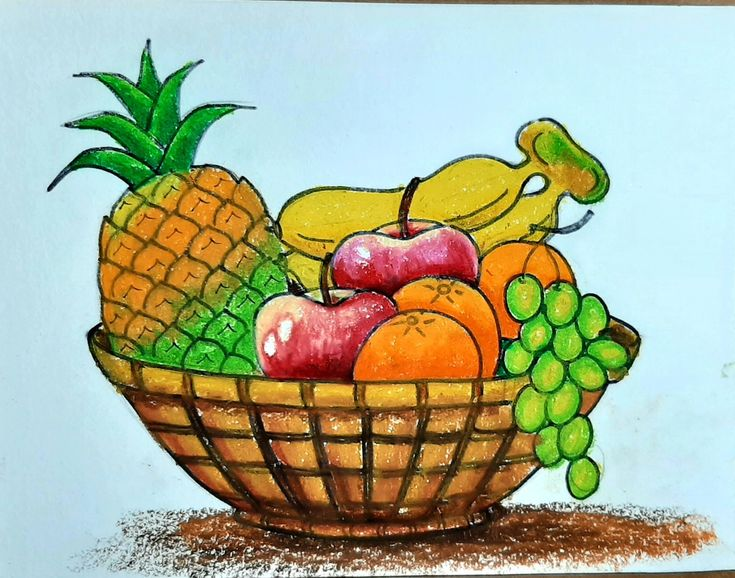
#> input picture images/basket.jpg, 735 x 578 px, found by its file name
$ jupyter execute GaussianBlur_inversion.ipynb
#> lines starting #> are read from the running program, lines starting #| are printed output that depends on the picture; after the words box and inside, x2 and y2 are one past the last pixel; in counts of white or black regions, pixels touching at a corner belong together
[cell 1]
import cv2
import matplotlib.pyplot as plt
import numpy as np

# 1. Write code to apply image blurring using Gaussian blur in OpenCV with Python and explain its effect on the image
img = cv2.imread(r"images\basket.jpg")
#> img is the input picture: shape (578, 735, 3); mean B, G, R 148.7, 176.4, 169.3
a = img.shape
#> a = (578, 735, 3)
print(a)
#| (578, 735, 3)

h, w, c = img.shape
#> h = 578; w = 735; c = 3
print("Dimensions of the image is:\n\nHeight:", h, "pixels\nWidth:", w, "pixels\nNumber of Channels:", c)
#| Dimensions of the image is:
#| Height: 578 pixels
#| Width: 735 pixels
#| Number of Channels: 3
print(img)
#> (printed output is left out)

gray = cv2.cvtColor(img, cv2.COLOR_BGR2GRAY)
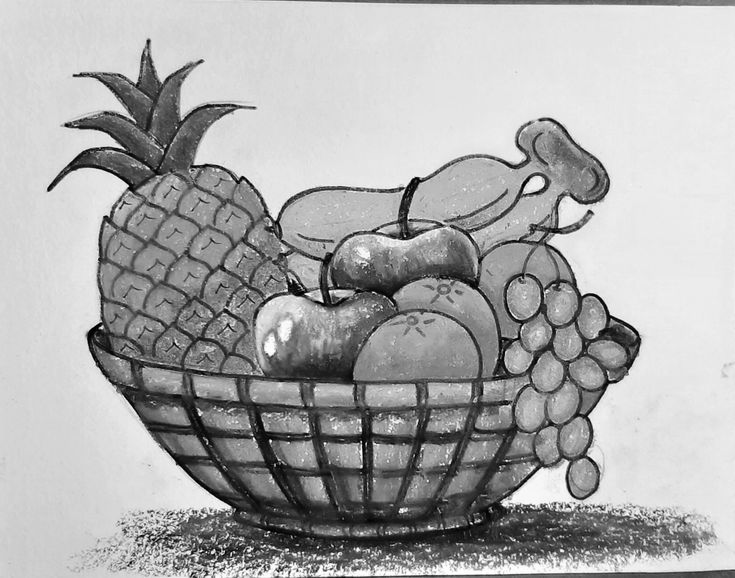
#> gray: shape (578, 735); min 0, max 255, mean 171.2
blurred = cv2.GaussianBlur(gray, (5, 5), 0)

fig, ax = plt.subplots(1, 2, figsize=(18, 18))
ax[0].imshow(gray, cmap='gray')
ax[1].imshow(blurred, cmap='gray')
ax[0].axis('off')
ax[1].axis('off')

# 2. How would you perform image inversion (negation) using OpenCV in Python, and what is its significance in image processing?
inverted = 255 - img
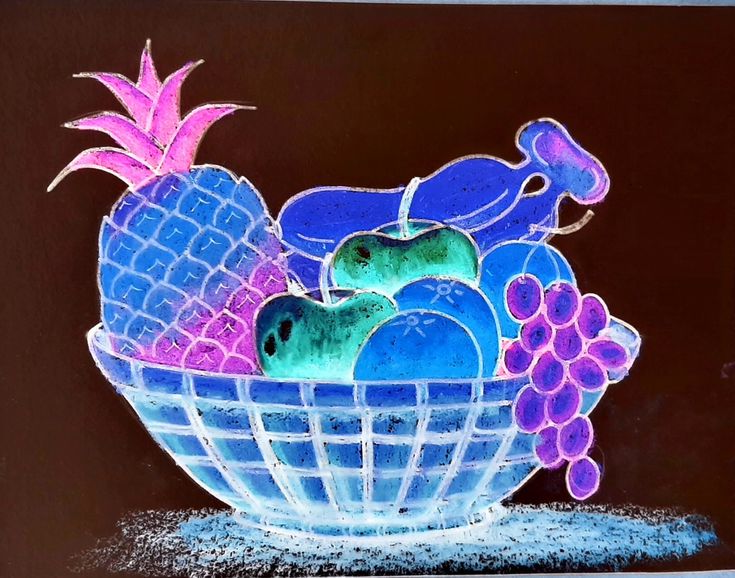
#> inverted: shape (578, 735, 3); mean B, G, R 106.3, 78.6, 85.7
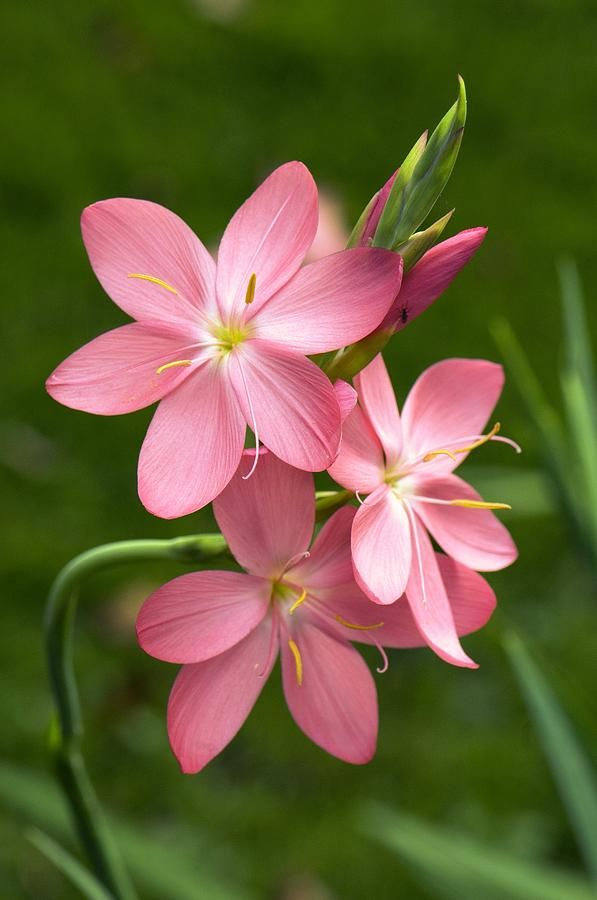
#> input picture images/flowers.jpg, 597 x 900 px, found by its file name
#> further down, colored_image is the input picture: shape (900, 597, 3); mean B, G, R 56.5, 94.9, 104.3

# Display the original and inverted images
cv2.imshow('Original Image', img)
cv2.imshow('Inverted Image', inverted)
cv2.waitKey(0)
cv2.destroyAllWindows()

# 3. Write a Python function using OpenCV to convert a colored image to a binary image
def colored_to_binary(threshold_value):
    # Convert the image to grayscale
#> called with threshold_value = 100
    grayscale_image = cv2.cvtColor(colored_image, cv2.COLOR_BGR2GRAY)
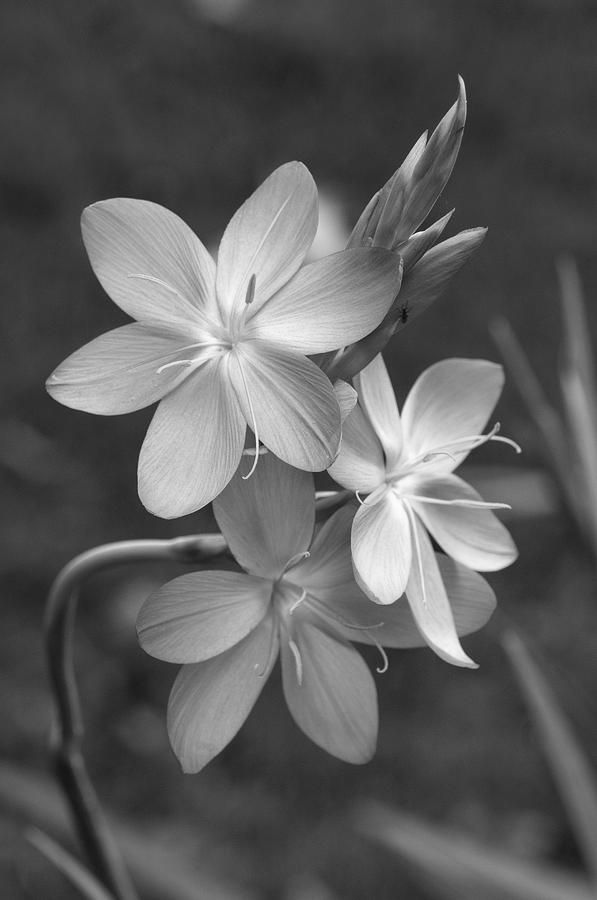
#> grayscale_image: shape (900, 597); min 7, max 254, mean 93.3

    # Apply binary thresholding
    _, binary_image = cv2.threshold(grayscale_image, threshold_value, 255, cv2.THRESH_BINARY)
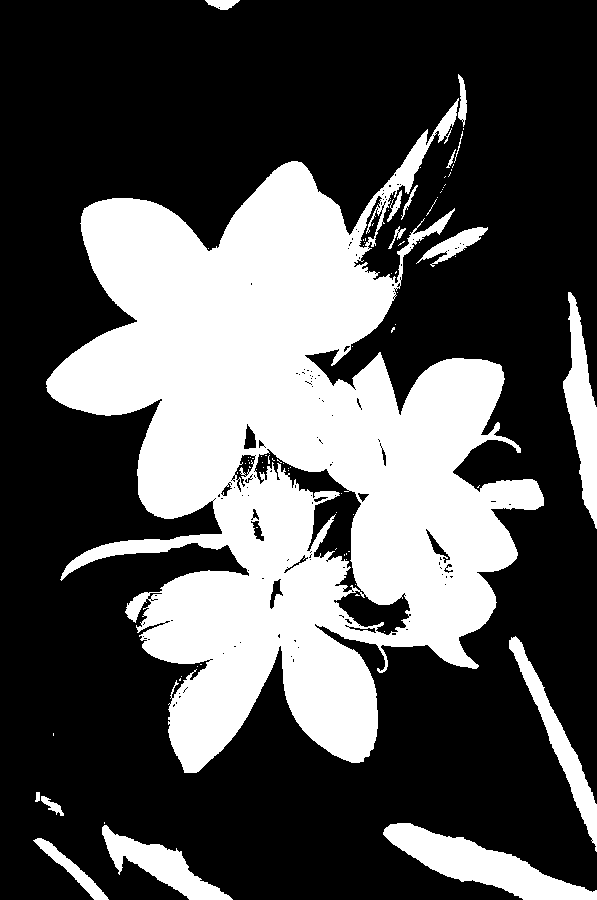
#> binary_image: shape (900, 597); 33% white; 83 white regions (67 under 20 px), largest, box (x1, y1, x2, y2) and area: (46, 98, 544, 773) 157163, (383, 823, 597, 900) 6401, (563, 292, 597, 529) 3921

    return binary_image

colored_image = cv2.imread(r".\images\flowers.jpg")
threshold_value = 100
binary_image = colored_to_binary(threshold_value)

# Display the original and binary image
cv2.imshow('Original Image', colored_image)
cv2.imshow('Binary Image', binary_image)
cv2.waitKey(0)
cv2.destroyAllWindows()

# 4. How would you translate an image horizontally by a specified number of pixels using OpenCV in Python?
# Number of pixels to shift
shift_pixels = 100

# Get image dimensions
height, width = colored_image.shape[:2]
#> height = 900; width = 597

# Create an empty image with the same dimensions
translated_image = np.zeros_like(colored_image)

# Loop through each row of the image
for y in range(height):
    new_y = y
    if 0 <= y < height:
        new_y = (y + shift_pixels) % height
    translated_image[new_y, :] = colored_image[y, :]
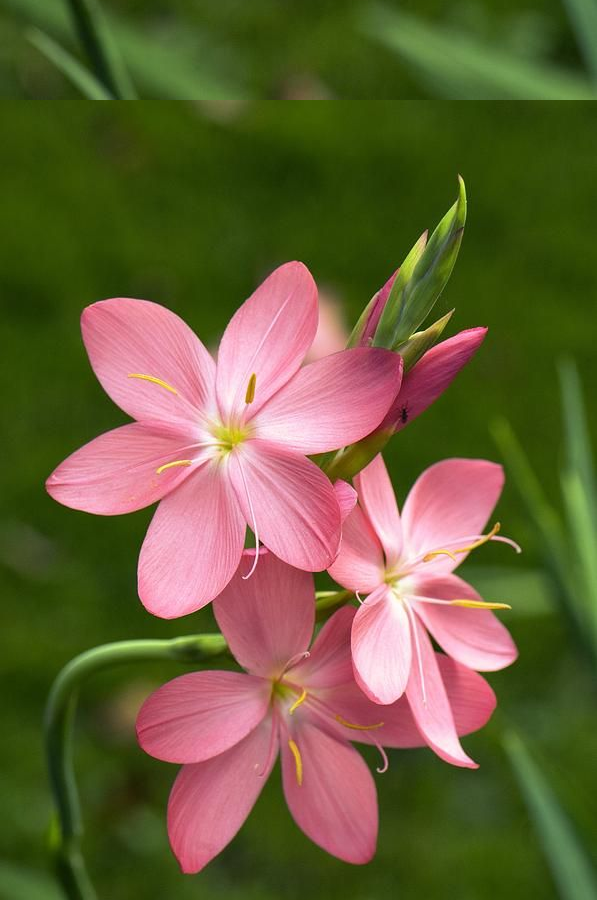
#> translated_image: shape (900, 597, 3); mean B, G, R 56.5, 94.9, 104.3

# Display the original and translated images
cv2.imshow('Original Image', colored_image)
cv2.imshow('Translated Image', translated_image)
cv2.waitKey(0)
cv2.destroyAllWindows()
